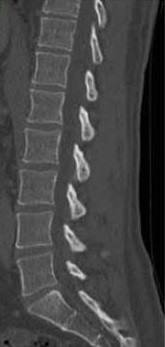
#> input picture Ben/37736735_2061362360549587_9024993033665380352_n.jpg, 165 x 347 px
$ python -i backup.py   (imports and definitions only)   (older library calls are emulated)
#> lines starting #> are read from the running program, lines starting #| are printed output that depends on the picture; after the words box and inside, x2 and y2 are one past the last pixel; in counts of white or black regions, pixels touching at a corner belong together
import cv2
import numpy as np
import pandas as pd

def Inhence_and_threshod(img):
    # Contrast Limited Adaptive Histogram Equalization
    clahe = cv2.createCLAHE(clipLimit=2.0, tileGridSize=(14, 14))
    cl = clahe.apply(img)
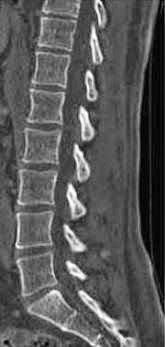
#> cl: shape (347, 165); min 2, max 255, mean 87.9
    # lowpass filter
    gaussian = cv2.GaussianBlur(cl, (5, 5), 1)
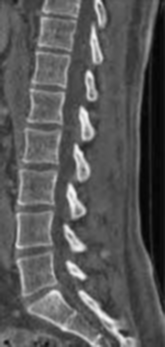
#> gaussian: shape (347, 165); min 4, max 248, mean 87.8
    # THRESH
    __, th = cv2.threshold(cl, 0, 255, cv2.THRESH_BINARY++ cv2.THRESH_OTSU)
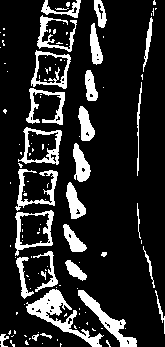
#> th: shape (347, 165); 16.1% white; 123 white regions (93 under 20 px), largest, box (x1, y1, x2, y2) and area: (26, 289, 104, 347) 1167, (78, 290, 137, 347) 770, (15, 169, 58, 211) 522

    return th

# [71 lines left out: functions inner_fill, features, coordinate, not called in this run]

>>> import cv2
>>> picture = cv2.imread('../37736735_2061362360549587_9024993033665380352_n.jpg', cv2.IMREAD_GRAYSCALE)
>>> result = Inhence_and_threshod(picture)

$ run again, on Ben/normal.jpg
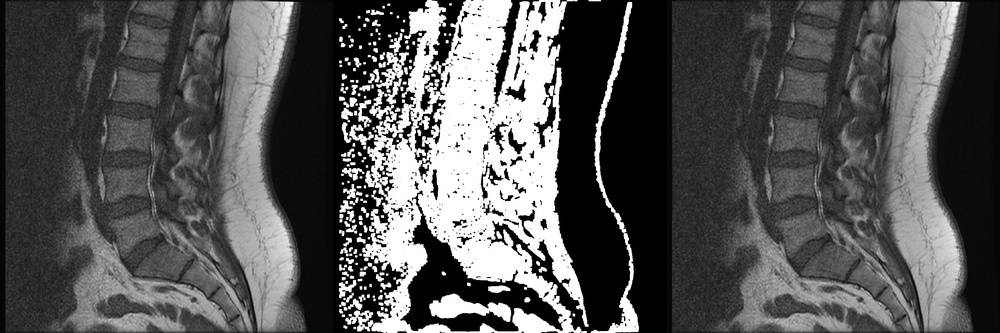
#> input picture Ben/normal.jpg, 1000 x 333 px, shrunk from 3072 x 1024 before the run
#> picture is the input picture: shape (333, 1000); min 0, max 255, mean 85.6
#> in Inhence_and_threshod, `gaussian = cv2.GaussianBlur(cl, (5, 5), 1)`:
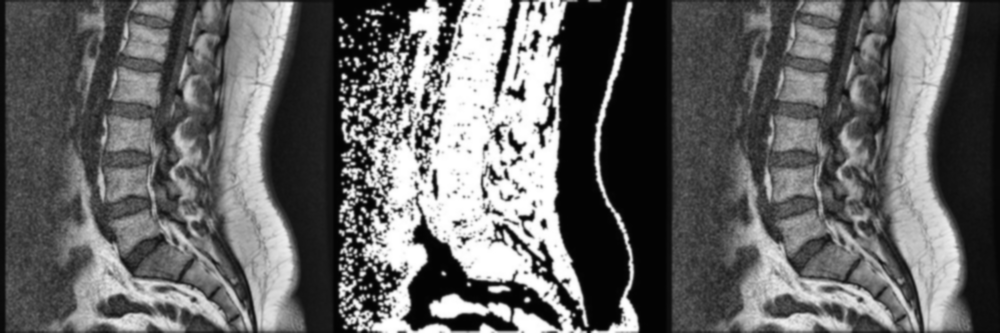
#> gaussian: shape (333, 1000); min 3, max 255, mean 100.3
#> in Inhence_and_threshod, `__, th = cv2.threshold(cl, 0, 255, cv2.THRESH_BINARY++ cv2.THRESH_OTSU)`:
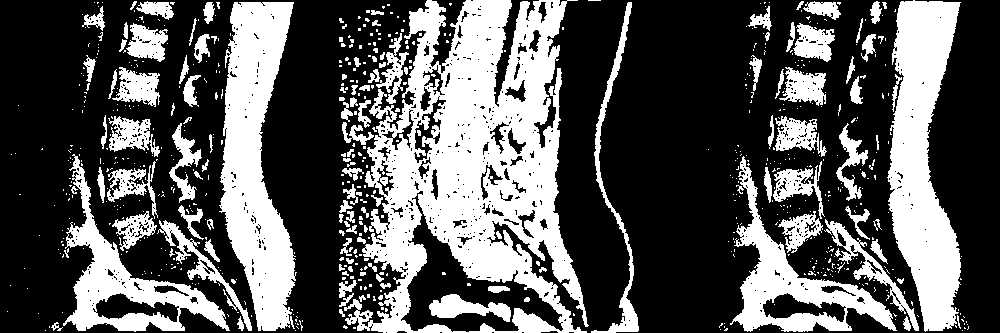
#> th: shape (333, 1000); 34.7% white; 693 white regions (561 under 20 px), largest, box (x1, y1, x2, y2) and area: (344, 0, 589, 333) 41696, (219, 2, 297, 331) 15221, (887, 0, 961, 332) 15187
